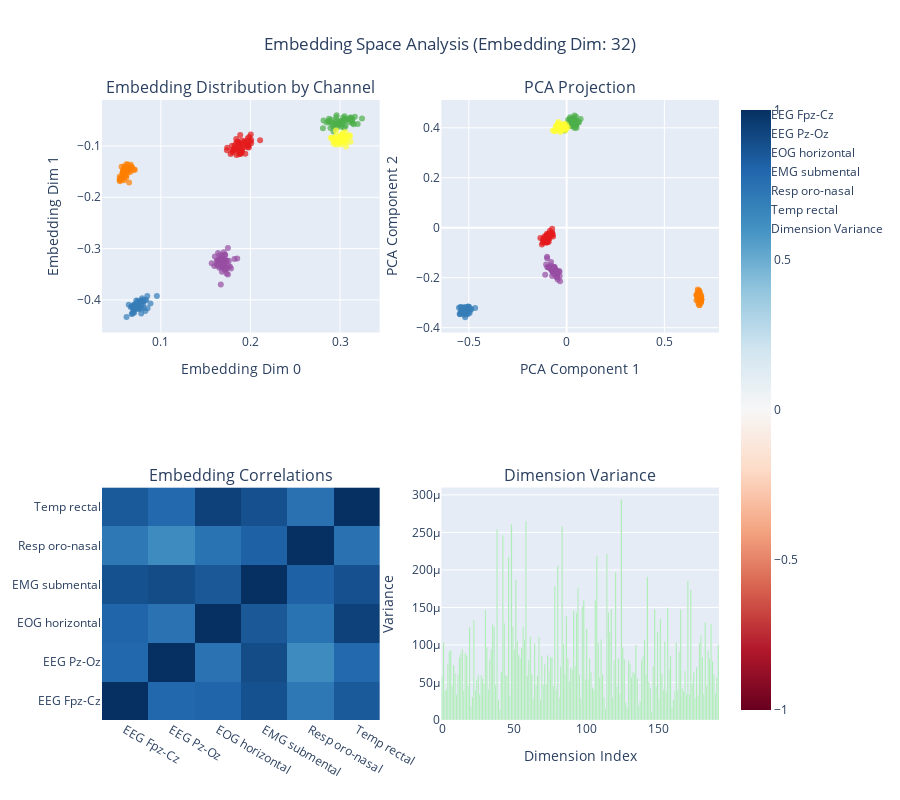

The notebook cell saved with this chart:
### Markdown cell above
### 6. Embedding Space Analysis

### Code cell
def analyze_embedding_space(model, sample_inputs, n_samples=100):
    """Analyze the learned embedding space."""
    model.eval()
    all_embeddings = {channel: [] for channel in model.input_dims.keys()}
    
    # Generate multiple samples
    with torch.no_grad():
        for _ in range(n_samples):
            batch_inputs = create_sample_data(model, batch_size=1)
            _, embeddings = model(batch_inputs, return_embeddings=True)
            
            for channel in embeddings:
                all_embeddings[channel].append(embeddings[channel].squeeze().numpy())
    
    # Stack embeddings
    for channel in all_embeddings:
        all_embeddings[channel] = np.stack(all_embeddings[channel])
    
    # Create visualization
    fig = make_subplots(
        rows=2, cols=2,
        subplot_titles=('Embedding Distribution by Channel', 'PCA Projection',
                       'Embedding Correlations', 'Dimension Variance'),
        specs=[[{'type': 'scatter'}, {'type': 'scatter'}],
               [{'type': 'heatmap'}, {'type': 'bar'}]]
    )
    
    # 1. Embedding distribution by channel (first 2 dimensions)
    colors = px.colors.qualitative.Set1
    for i, (channel, embeddings) in enumerate(all_embeddings.items()):
        fig.add_trace(
            go.Scatter(
                x=embeddings[:, 0],
                y=embeddings[:, 1],
                mode='markers',
                name=channel,
                marker=dict(color=colors[i % len(colors)], size=6, opacity=0.7)
            ),
            row=1, col=1
        )
    
    # 2. PCA projection
    from sklearn.decomposition import PCA
    
    # Combine all embeddings for PCA
    combined_embeddings = np.vstack(list(all_embeddings.values()))
    pca = PCA(n_components=2)
    pca_result = pca.fit_transform(combined_embeddings)
    
    # Create labels for channels
    labels = []
    for channel, embeddings in all_embeddings.items():
        labels.extend([channel] * len(embeddings))
    
    for i, channel in enumerate(all_embeddings.keys()):
        mask = np.array(labels) == channel
        fig.add_trace(
            go.Scatter(
                x=pca_result[mask, 0],
                y=pca_result[mask, 1],
                mode='markers',
                name=f'{channel} (PCA)',
                marker=dict(color=colors[i % len(colors)], size=6, opacity=0.7),
                showlegend=False
            ),
            row=1, col=2
        )
    
    # 3. Correlation between channels
    channel_names = list(all_embeddings.keys())
    correlation_matrix = np.zeros((len(channel_names), len(channel_names)))
    
    for i, ch1 in enumerate(channel_names):
        for j, ch2 in enumerate(channel_names):
            # Calculate correlation between mean embeddings
            mean_emb1 = np.mean(all_embeddings[ch1], axis=0)
            mean_emb2 = np.mean(all_embeddings[ch2], axis=0)
            correlation_matrix[i, j] = np.corrcoef(mean_emb1, mean_emb2)[0, 1]
    
    fig.add_trace(
        go.Heatmap(
            z=correlation_matrix,
            x=channel_names,
            y=channel_names,
            colorscale='RdBu',
            zmid=0,
            showscale=True
        ),
        row=2, col=1
    )
    
    # 4. Variance across embedding dimensions
    variances = []
    dim_labels = []
    for channel, embeddings in all_embeddings.items():
        var = np.var(embeddings, axis=0)
        variances.extend(var)
        dim_labels.extend([f'{channel}_d{i}' for i in range(len(var))])
    
    fig.add_trace(
        go.Bar(
            x=list(range(len(variances))),
            y=variances,
            name='Dimension Variance',
            marker_color='lightgreen'
        ),
        row=2, col=2
    )
    
    # Update layout
    fig.update_layout(
        height=800,
        title_text=f"Embedding Space Analysis (Embedding Dim: {model.embedding_dim})",
        title_x=0.5
    )
    
    # Update axes labels
    fig.update_xaxes(title_text="Embedding Dim 0", row=1, col=1)
    fig.update_yaxes(title_text="Embedding Dim 1", row=1, col=1)
    
    fig.update_xaxes(title_text="PCA Component 1", row=1, col=2)
    fig.update_yaxes(title_text="PCA Component 2", row=1, col=2)
    
    fig.update_xaxes(title_text="Dimension Index", row=2, col=2)
    fig.update_yaxes(title_text="Variance", row=2, col=2)
    
    return fig

# Analyze embedding space
embedding_fig = analyze_embedding_space(model, sample_inputs, n_samples=50)
embedding_fig.show()
